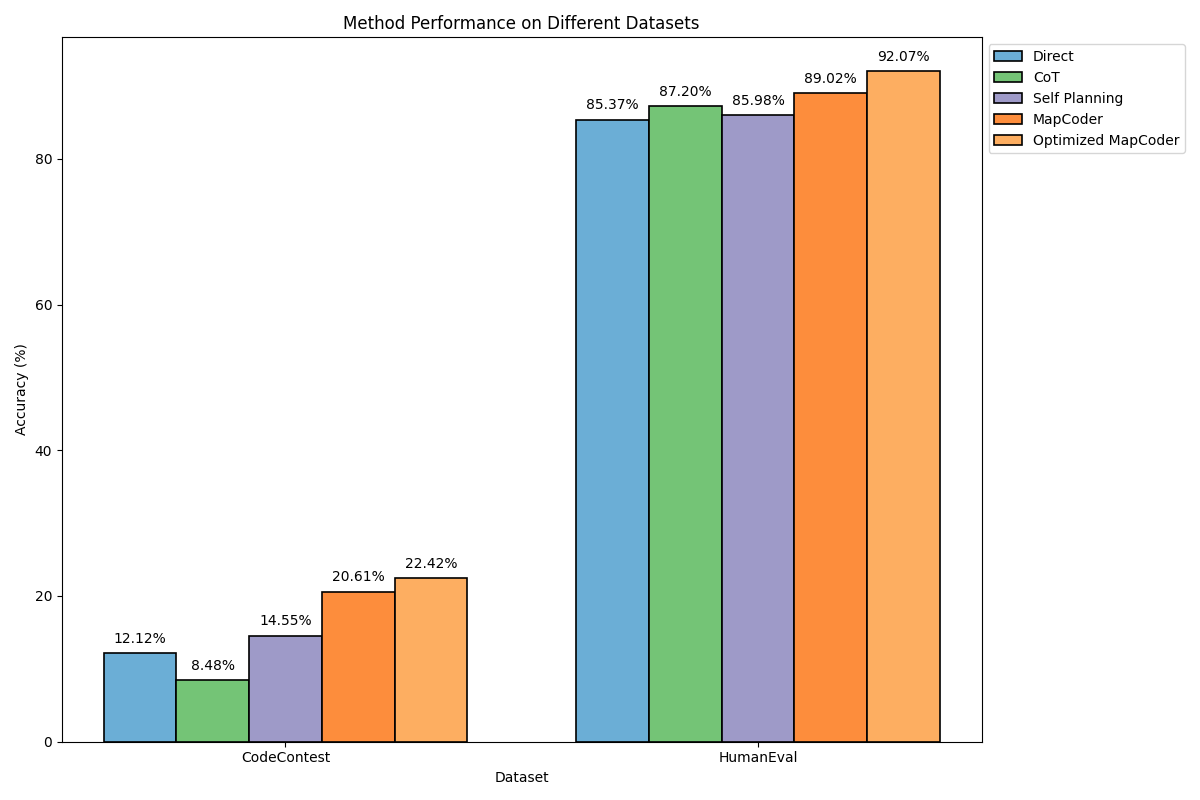

Here is the Python script that generated this plot:
import matplotlib.pyplot as plt
import numpy as np

# 数据准备
datasets = ["CodeContest", "HumanEval"]  # 数据集名称
methods = ["Direct", "CoT", "Self Planning", "MapCoder", "Optimized MapCoder"]  # 方法名称

# 每种方法在两个数据集上的正确率（%）
accuracy = {
    "Direct": [12.12, 85.37],
    "CoT": [8.48, 87.2],
    "Self Planning": [14.55, 85.98],
    "MapCoder": [20.61, 89.02],
    "Optimized MapCoder": [22.42, 92.07],
}

# 颜色映射（参考上传图片的配色）
colors = ['#6baed6', '#74c476', '#9e9ac8', '#fd8d3c', '#fdae61']

# 设置柱状图参数
bar_width = 0.2  # 柱子宽度
gap = 0.3  # 数据集之间的间隔
x = np.arange(len(datasets)) * (1 + gap)

# 创建画布
fig, ax = plt.subplots(figsize=(12, 8))  # 宽 12 英寸，高 8 英寸


# 绘制柱状图（添加边框效果）
for i, method in enumerate(methods):
    bars = ax.bar(x + i * bar_width - (len(methods) - 1) * bar_width / 2, 
                  accuracy[method], bar_width, color=colors[i], edgecolor='black', linewidth=1.2, label=method)

    # 添加数值标签
    for bar in bars:
        height = bar.get_height()
        ax.text(bar.get_x() + bar.get_width() / 2, height + 1, 
                f'{height:.2f}%', ha='center', va='bottom', fontsize=10, color='black')

# 设置X轴标签
ax.set_xticks(x)
ax.set_xticklabels(datasets)

# 轴标签和标题
ax.set_ylabel('Accuracy (%)')
ax.set_xlabel('Dataset')
ax.set_title('Method Performance on Different Datasets')

# 添加图例（调整位置，使其美观）
ax.legend(loc="upper left", bbox_to_anchor=(1, 1))

# 调整布局
plt.tight_layout()

# 显示图表
plt.show()
